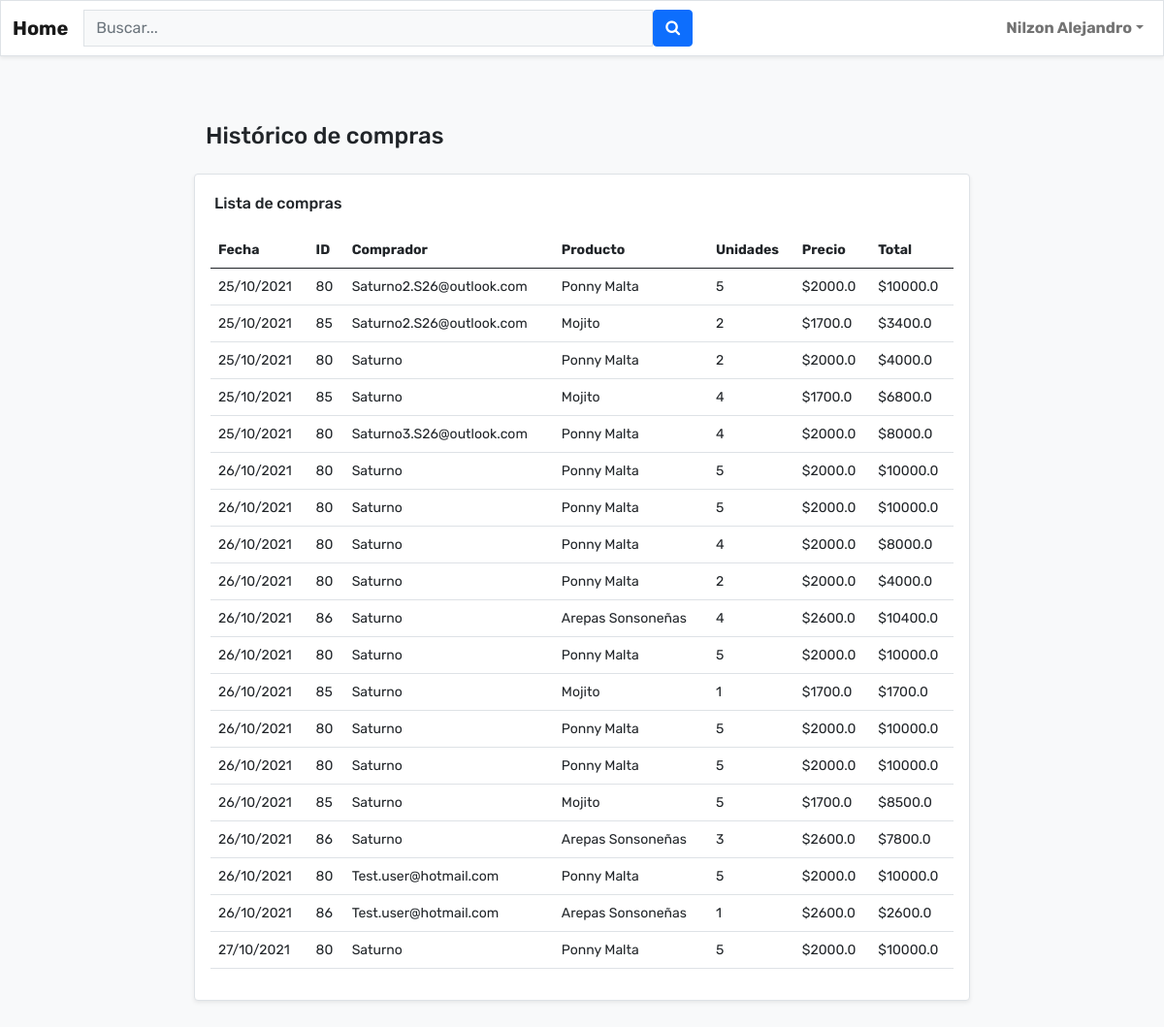
Screenshot of /billing (signed in) with the database file from the repository.
### tables this page shows
CREATE TABLE User (uEmail TEXT PRIMARY KEY NOT NULL, uName TEXT NOT NULL, uLastname TEXT NOT NULL, uPhone TEXT NOT NULL, uPass TEXT NOT NULL, uDate TEXT NOT NULL, uProfile TEXT NOT NULL);

CREATE TABLE Car (caID INTEGER NOT NULL PRIMARY KEY AUTOINCREMENT, pID TEXT, uEmail TEXT NOT NULL, caAmount TEXT, caDate TEXT NOT NULL, caStatus BOOLEAN NOT NULL);

CREATE TABLE Product (pID INTEGER PRIMARY KEY AUTOINCREMENT NOT NULL, pName TEXT NOT NULL, pPrice DOUBLE NOT NULL, pAmount INT NOT NULL, pDescription TEXT NOT NULL, pColor TEXT NOT NULL, pDate TEXT NOT NULL);

### app.py (the view, shortened to what this page needs)
@app.route('/billing', methods=('GET', 'POST'))
def billing():
    if 'user' in session and session['rol'] == "Superadministrador":
        carritos = dbCar.carritoTodoID()
        correo = session.get("user")
        correo_consulta = dbUsuarios.consultarUsuarios(correo)
        nombre = correo_consulta[0][1]
        historico = []
        print(carritos)
        for ID in carritos: #Saco informacion de carrito por carrito
            consulta = dbCar.carritoConsultar(ID[0])
            comprante = consulta[0][2]
            comprante = dbUsuarios.consultarUsuarios(comprante)
            if comprante == False:
                cliente = consulta[0][2]
            else:
                cliente = comprante[0][1]
            fecha_primero = dbCar.carritoConsultar(ID[0])
            fecha = fecha_primero[0][4]
            pIDs_car = dbCar.carritoIDs(ID[0]) #Saco los productos del carrito actual (iterante)
            if pIDs_car[0][0] == None: #Evaluo si el carrito actual esta vacio
                continue
            else:
                lista_intermedia = pIDs_car[0][0].split("-")
                count = -1
                for i in lista_intermedia: #Se lleva cada producto individual para asi juntarlo con la fecha
                    count += 1
                    Nombre = db.consultarProductos(i)
                    lista = []
                    lista.append(fecha)
                    lista.append(i)
                    lista.append(cliente)
                    lista.append(Nombre[0][1])
                    resultado_car = dbCar.carritoConsultar(ID[0])
                    resultado_info = db.consultarProductos(int(i))
                    pAmounts = resultado_car[0][3].split("-")
                    precio = resultado_info[0][2]
                    cantidad = pAmounts[count]
                    total = precio*float(cantidad)
                    lista.append(cantidad)
                    lista.append(precio)
                    lista.append(total)
                    historico.append(lista)
        print(historico)
        return render_template("billing_sadmin.html", variable_jinja=historico, username=nombre)

### db.py (called while the page is built)
def conectar():
    dbname = "Plataforma.db"
    conn = sqlite3.connect(dbname)
    return conn

def consultarProductos(pID):
    try:
        conn = conectar()
        cursor = conn.execute("select * from Product WHERE pID=?;", (pID,))
        resultados = cursor.fetchall()
        conn.commit()
        conn.close()
        if len(resultados) == 0: #Retorna False si no encuentra el registro
            flag = False
            return flag
        return resultados
    except Error as error:
        print(error)
        return False

### dbCar.py (called while the page is built)
def conectar():
    dbname = "Plataforma.db"
    conn = sqlite3.connect(dbname)
    return conn

def carritoConsultar(caID):
    try:
        conn = conectar()
        cursor = conn.execute("select * from Car WHERE caID=?;", (caID,))
        resultados = cursor.fetchall()
        conn.commit()
        conn.close()
        print("Query enviado")
        if len(resultados) == 0: #Retorna False si no encuentra el registro
            flag = False
            return flag
        return resultados
    except Error as error:
        print(error)
        return False

def carritoIDs(caID):
    try:
        conn = conectar()
        cursor = conn.execute("select pID from Car WHERE caID=?;", (caID,))
        resultados = cursor.fetchall()
        conn.commit()
        conn.close()
        return resultados
    except Error as error:
        print(error)
        return False

def carritoTodoID():
    try:
        conn = conectar()
        cursor = conn.execute("select caID from Car;")
        resultados = cursor.fetchall()
        conn.commit()
        conn.close()
        if len(resultados) == 0: #Retorna False si no encuentra el registro
            flag = False
            return flag
        return resultados
    except Error as error:
        print(error)
        return False

### dbUsuarios.py (called while the page is built)
def conectar():
    dbname = "Plataforma.db"
    conn = sqlite3.connect(dbname)
    return conn

def consultarUsuarios(uEmail):
    try:
        conn = conectar()
        cursor = conn.execute("select * from User WHERE uEmail=?;", (uEmail,))
        resultados = cursor.fetchall()
        conn.commit()
        conn.close()
        if len(resultados) == 0: #No encontro el registro y envia un booleano
            flag = False
            return flag
        else: #Encontro el registro y envia una lista
            return resultados
    except Error as error:
        print(error)
        return False

### templates/billing_sadmin.html (shortened to what this page needs)
<!DOCTYPE html>
<html lang="en">
<head>
    <link rel="stylesheet" href="../static/assets/bootstrap/css/bootstrap.min.css">
    <link rel="stylesheet" href="../static/assets/css/FontAwesome.css">
    <link rel="stylesheet" href="../static/assets/fonts/font-awesome.min.css">
    <link rel="stylesheet" href="../static/assets/css/styles.css">
</head>
<body style="background: var(--bs-light);">
    <nav class="navbar navbar-light navbar-expand-md border rounded-0 shadow-sm" style="font-weight: bold;background: #ffffff;">
        <div class="container-fluid"><a class="navbar-brand" href="{{ url_for('home') }}">Home</a><input class="border rounded-0 small bg-light form-control" type="search" id="search_bar" placeholder="Buscar..." style="transform: translateX(0px);width: 50%;"><button class="btn btn-primary" id="search_button" type="button"><i class="fa fa-search"></i></button>
            <div class="collapse navbar-collapse d-md-flex d-lg-flex d-xl-flex justify-content-md-end justify-content-lg-end justify-content-xl-end" id="navcol">
                <ul class="navbar-nav d-xl-flex">
                    <li class="nav-item">
                        <div class="nav-item dropdown"><a class="dropdown-toggle d-xxl-flex justify-content-xxl-center align-items-xxl-center nav-link" aria-expanded="false" data-bs-toggle="dropdown" href="#">{{ username }}</a>
                        </div>
                    </li>
                </ul>
            </div>
        </div>
    </nav>
    <div class="container" style="max-width: 70%;margin-top: 36px;padding-bottom: 12px;padding-top: 12px;margin-bottom: 16px;">
        <div style="margin: 8px;padding: 4px;">
            <h4 style="margin-left: 8px;margin-top: 8px;margin-right: 8px;">Histórico de compras</h4>
        </div>
        <div class="border rounded shadow-sm" style="margin: 8px;padding: 4px;background: #ffffff;margin-top: 12px;">
            <h6 style="margin: 8px;margin-left: 8px;margin-top: 8px;margin-right: 8px;margin-bottom: 8px;padding: 8px;">Lista de compras</h6>
            <div style="margin: 8px;padding: 4px;">
                <div class="table-responsive" id="table_billing" style="max-width: 100%;font-size: 14px;">
                    <table class="table">
                        <thead>
                            <tr>
                                <th>Fecha</th>
                                <th>ID</th>
                                <th>Comprador</th>
                                <th>Producto</th>
                                <th>Unidades</th>
                                <th>Precio</th>
                                <th>Total</th>
                            </tr>
                        </thead>
                        <tbody>
                            {% for dict_item in variable_jinja %}
                            <tr>
                                <td>{{ dict_item[0] }}</td>
                                <td>{{ dict_item[1] }}</td>
                                <td>{{ dict_item[2] }}</td>
                                <td>{{ dict_item[3] }}</td>
                                <td>{{ dict_item [4] }}</td>
                                <td>${{ dict_item [5] }}</td>
                                <td>${{ dict_item [6] }}</td>
                            </tr>
                            {% endfor %}
                        </tbody>
                    </table>
                </div>
            </div>
        </div>
    </div>
</body>
</html>

### static/assets/css/styles.css (style rules this page uses)
body { margin: 0; font-family: 'Rubik'; font-size: var(--bs-body-font-size); font-weight: var(--bs-body-font-weight); line-height: var(--bs-body-line-height); color: var(--bs-body-color); text-align: var(--bs-body-text-align); background-color: var(--bs-body-bg); -webkit-text-size-adjust: 100%; -webkit-tap-highlight-color: transparent; }
a { color: #0d6efd; text-decoration: none; }

### rows the page displays
User: uName "Nilzon Alejandro"
Car: caDate "25/10/2021" "25/10/2021", uEmail "Saturno2.S26@outlook.com" "Saturno2.S26@outlook.com"
Product: pName "Ponny Malta" "Ponny Malta" "Ponny Malta" "Ponny Malta" "Ponny Malta" "Ponny Malta" "Ponny Malta" "Ponny Malta" "Ponny Malta" "Ponny Malta" "Ponny Malta" "Ponny Malta", pPrice "2000.0" "2000.0" "2000.0" "2000.0" "2000.0" "2000.0" "2000.0" "2000.0" "2000.0" "2000.0" "2000.0" "2000.0"
Product: pName "Mojito" "Mojito" "Mojito" "Mojito", pPrice "1700.0" "1700.0" "1700.0" "1700.0"
Car: caDate "25/10/2021" "25/10/2021"
User: uName "Saturno" "Saturno" "Saturno" "Saturno" "Saturno" "Saturno" "Saturno" "Saturno" "Saturno" "Saturno" "Saturno" "Saturno" "Saturno" "Saturno"
Car: caDate "25/10/2021", pID "80", uEmail "Saturno3.S26@outlook.com"
Car: caDate "26/10/2021", pID "80"
Car: caDate "26/10/2021", pID "80"
Car: caDate "26/10/2021", pID "80"
Car: caDate "26/10/2021" "26/10/2021"
Product: pName "Arepas Sonsoneñas" "Arepas Sonsoneñas" "Arepas Sonsoneñas", pPrice "2600.0" "2600.0" "2600.0"
Car: caDate "26/10/2021" "26/10/2021"
Car: caDate "26/10/2021", pID "80"
Car: caDate "26/10/2021", pID "80"
Car: caDate "26/10/2021", pID "85"
Car: caDate "26/10/2021", pID "86"
Car: caDate "26/10/2021", pID "80", uEmail "Test.user@hotmail.com"
Car: caDate "26/10/2021", pID "86", uEmail "Test.user@hotmail.com"
Car: caDate "27/10/2021", pID "80"

### other values shown
{{ dict_item[1] }} "80" "85" "80" "85" "80" "86" "80" "85"
{{ dict_item [4] }} "5" "2" "2" "4" "4" "5" "5" "4" "2" "4" "5" "1" "5" "5" "5" "3" "5" "1" "5"
{{ dict_item [6] }} "10000.0" "3400.0" "4000.0" "6800.0" "8000.0" "10000.0" "10000.0" "8000.0" "4000.0" "10400.0" "10000.0" "1700.0" "10000.0" "10000.0" "8500.0" "7800.0" "10000.0" "2600.0" "10000.0"
